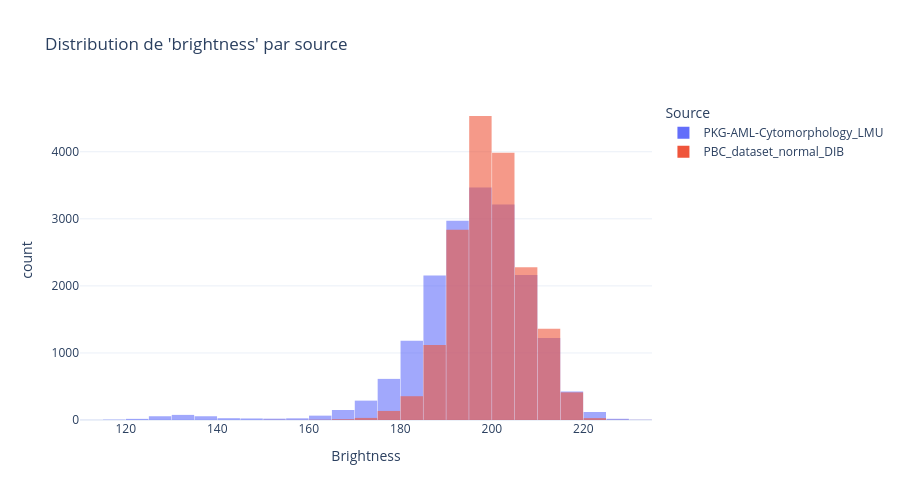

Notebook cell for this chart:
### Code cell
plot_histogram(df_all, "brightness",bins=50)

### Figure 1 — Plotly figure (JSON) as saved in the notebook; plotly's stock layout.template omitted (floating-point values rounded to 4 significant figures; data arrays with more than 128 entries replaced by an {"elided": "..."} marker saying what was removed)
{"data": [{"bingroup": "x", "hovertemplate": "Source=PKG-AML-Cytomorphology_LMU<br>Brightness=%{x}<br>count=%{y}<extra></extra>", "legendgroup": "PKG-AML-Cytomorphology_LMU", "marker": {"color": "#636efa", "opacity": 0.6, "pattern": {"shape": ""}}, "name": "PKG-AML-Cytomorphology_LMU", "nbinsx": 50, "orientation": "v", "showlegend": true, "type": "histogram", "x": {"elided": "18365 float values"}, "xaxis": "x", "yaxis": "y"}, {"bingroup": "x", "hovertemplate": "Source=PBC_dataset_normal_DIB<br>Brightness=%{x}<br>count=%{y}<extra></extra>", "legendgroup": "PBC_dataset_normal_DIB", "marker": {"color": "#EF553B", "opacity": 0.6, "pattern": {"shape": ""}}, "name": "PBC_dataset_normal_DIB", "nbinsx": 50, "orientation": "v", "showlegend": true, "type": "histogram", "x": {"elided": "17092 float values"}, "xaxis": "x", "yaxis": "y"}], "layout": {"bargap": 0.02, "barmode": "overlay", "height": 500, "legend": {"title": {"text": "Source"}, "tracegroupgap": 0}, "title": {"text": "Distribution de 'brightness' par source"}, "xaxis": {"anchor": "y", "domain": [0, 1], "title": {"text": "Brightness"}}, "yaxis": {"anchor": "x", "domain": [0, 1], "title": {"text": "count"}}}}
